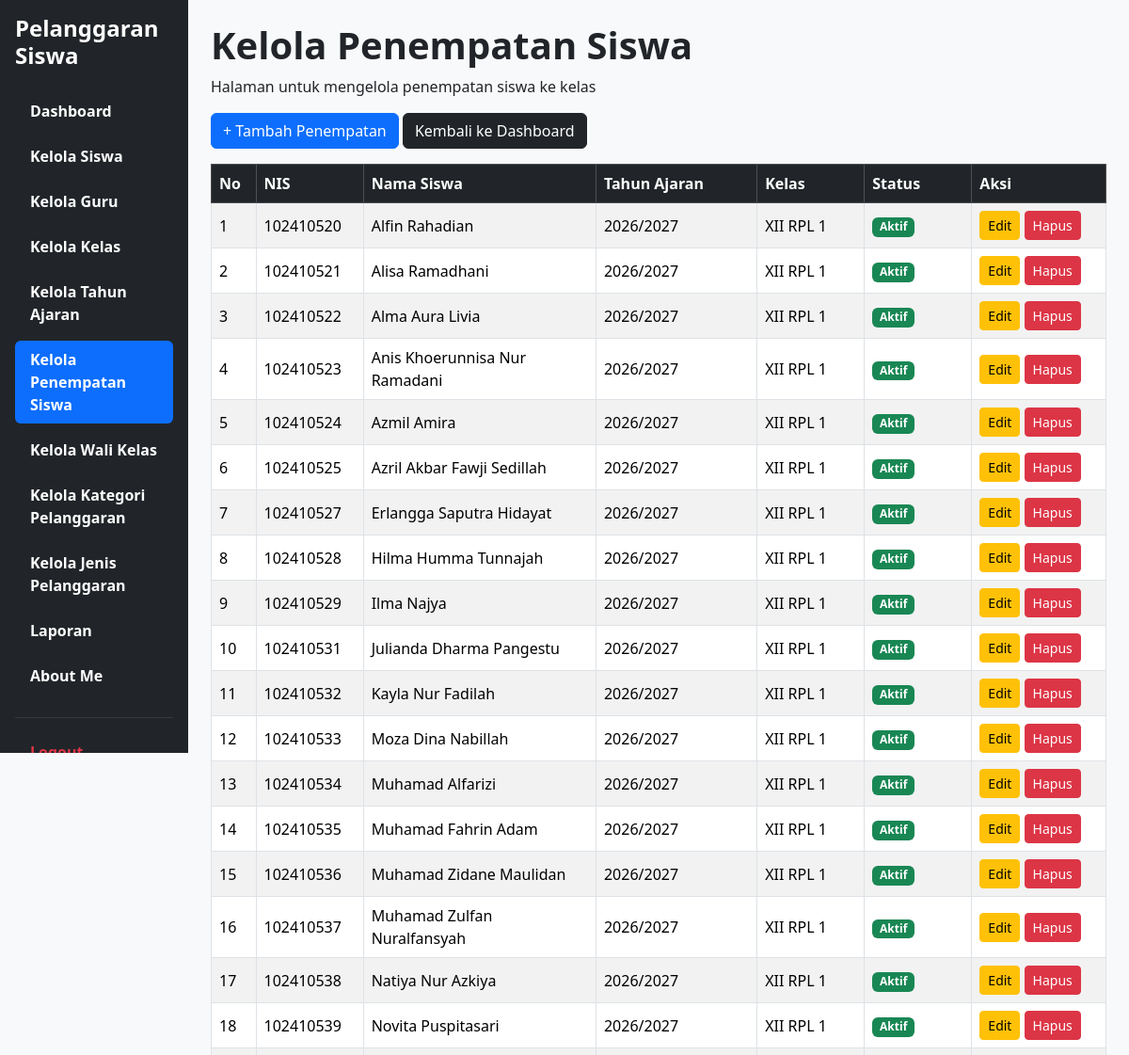
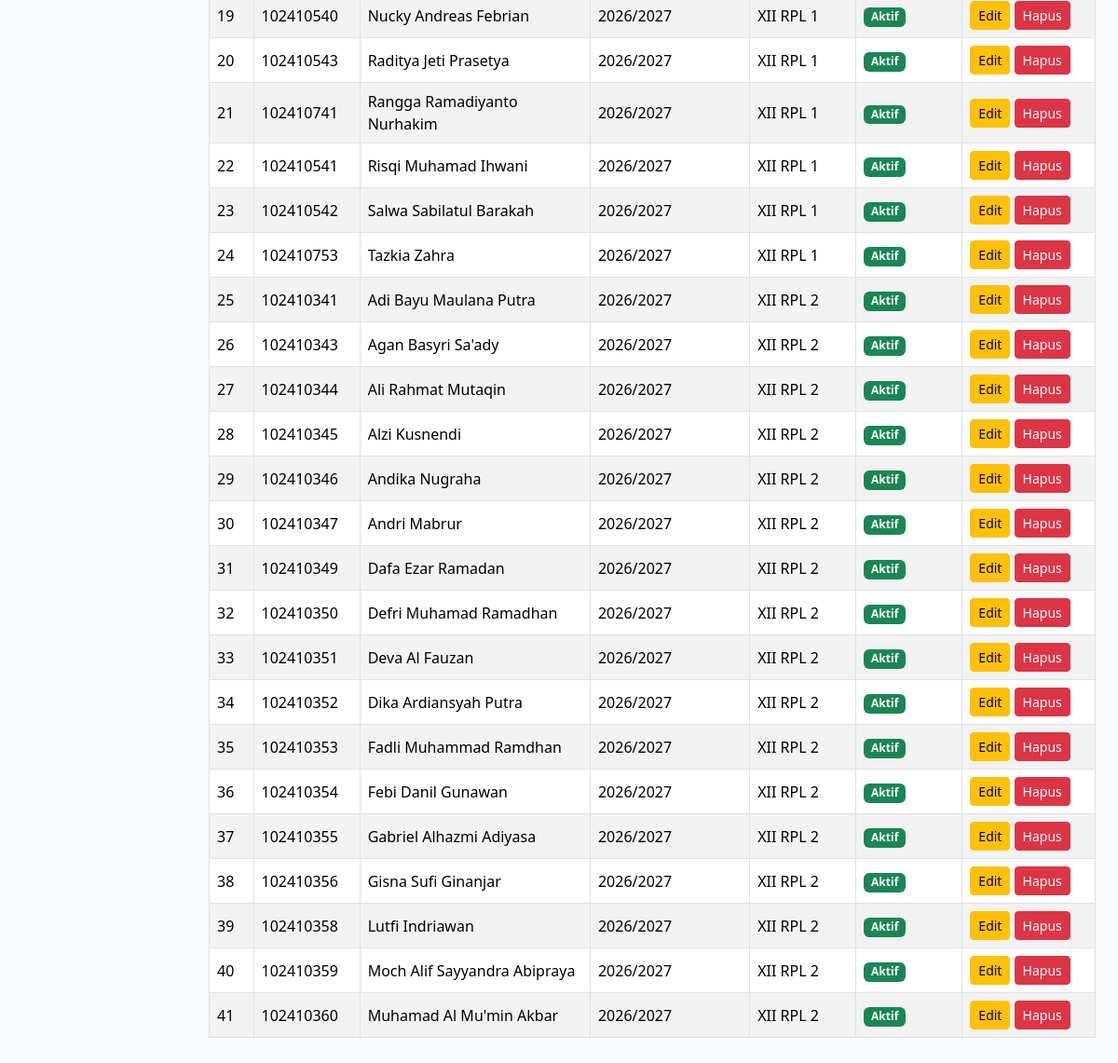
The page /Kelola_Penempatan_Siswa.php (signed in) on the database its author committed (2 pictures, top to bottom).
### tables this page shows
CREATE TABLE `t_kelas_siswa` (
  `id` int(11) NOT NULL,
  `siswa_id` int(11) DEFAULT NULL,
  `tahun_ajaran_id` int(11) DEFAULT NULL,
  `kelas_id` int(11) DEFAULT NULL,
  `tanggal_mulai` date NOT NULL,
  `tanggal_selesai` date NOT NULL,
  `status_aktif` tinyint(1) NOT NULL,
  `created_at` timestamp NOT NULL DEFAULT current_timestamp(),
  `updated_at` timestamp NOT NULL DEFAULT current_timestamp()
);

CREATE TABLE `t_siswa` (
  `id` int(11) NOT NULL,
  `nis` varchar(30) DEFAULT NULL,
  `nisn` varchar(20) NOT NULL,
  `nama` varchar(150) DEFAULT NULL,
  `jenis_kelamin` char(1) NOT NULL,
  `tanggal_lahir` date NOT NULL,
  `alamat` text NOT NULL,
  `status_aktif` tinyint(1) NOT NULL,
  `created_at` timestamp NOT NULL DEFAULT current_timestamp(),
  `updated_at` timestamp NOT NULL DEFAULT current_timestamp()
);

CREATE TABLE `t_tahun_ajaran` (
  `id` int(11) NOT NULL,
  `nama` varchar(20) DEFAULT NULL,
  `tanggal_mulai` date NOT NULL,
  `tanggal_selesai` date NOT NULL,
  `status_aktif` tinyint(1) NOT NULL,
  `created_at` timestamp NOT NULL DEFAULT current_timestamp(),
  `updated_at` timestamp NOT NULL DEFAULT current_timestamp()
);

CREATE TABLE `t_kelas` (
  `id` int(11) NOT NULL,
  `nama` varchar(100) DEFAULT NULL,
  `tingkat` varchar(20) NOT NULL,
  `jurusan` varchar(100) NOT NULL,
  `tahun_ajaran_id` int(11) DEFAULT NULL,
  `status_aktif` tinyint(1) NOT NULL,
  `created_at` timestamp NOT NULL DEFAULT current_timestamp(),
  `updated_at` timestamp NOT NULL DEFAULT current_timestamp()
);

### Kelola_Penempatan_Siswa.php (the view, shortened to what this page needs)
<?php
require_once __DIR__ . '/config/koneksi.php';
$data = mysqli_query(
    $koneksi,
    "SELECT
        ks.id,
        s.nis,
        s.nama AS nama_siswa,
        ta.nama AS tahun_ajaran,
        k.nama AS nama_kelas,
        s.status_aktif AS status_aktif
    FROM t_kelas_siswa ks
    INNER JOIN t_siswa s ON ks.siswa_id = s.id
    INNER JOIN t_tahun_ajaran ta ON ks.tahun_ajaran_id = ta.id
    INNER JOIN t_kelas k ON ks.kelas_id = k.id
    ORDER BY ks.id ASC"
);
?>
<!DOCTYPE html>
<html lang="id">
<head>
    <link href="https://cdn.jsdelivr.net/npm/bootstrap@5.3.8/dist/css/bootstrap.min.css" rel="stylesheet">
    <link rel="stylesheet" href="https://cdn.datatables.net/2.3.4/css/dataTables.bootstrap5.min.css">
</head>
<body class="bg-light">
<div class="container-fluid">
    <div class="row">
        <div class="col-md-3 col-lg-2 bg-dark min-vh-100 p-3 sticky-top" style="top: 0; height: 100vh; overflow-y: auto;">
            <h4 class="text-white fw-bold mb-4">
            Pelanggaran Siswa
            </h4>
            <ul class="nav nav-pills flex-column">
                <li class="nav-item mb-2">
                    <a href="dashboard.php" class="nav-link text-white">
                    <span class="fw-bold">Dashboard</span>
                    </a>
                </li>
                <li class="nav-item mb-2">
                    <a href="Kelola_Siswa.php" class="nav-link text-white">
                    <span class="fw-bold">Kelola Siswa</span>
                    </a>
                </li>
                <li class="nav-item mb-2">
                    <a href="Kelola_Guru.php" class="nav-link text-white">
                    <span class="fw-bold">Kelola Guru</span>
                    </a>
                </li>
                <li class="nav-item mb-2">
                    <a href="Kelola_Kelas.php" class="nav-link text-white">
                    <span class="fw-bold">Kelola Kelas</span>
                    </a>
                </li>
                <li class="nav-item mb-2">
                    <a href="Kelola_Tahun_Ajaran.php" class="nav-link text-white">
                    <span class="fw-bold">Kelola Tahun Ajaran</span>
                    </a>
                </li>
                <li class="nav-item mb-2">
                    <a href="Kelola_Penempatan_Siswa.php" class="nav-link active">
                    <span class="fw-bold">Kelola Penempatan Siswa</span>
                    </a>
                </li>
                <li class="nav-item mb-2">
                    <a href="Kelola_Wali_Kelas.php" class="nav-link text-white">
                    <span class="fw-bold">Kelola Wali Kelas</span>
                    </a>
                </li>
                <li class="nav-item mb-2">
                    <a href="Kelola_Kategori_Pelanggaran.php" class="nav-link text-white">
                    <span class="fw-bold">Kelola Kategori Pelanggaran</span>
                    </a>
                </li>
                <li class="nav-item mb-2">
                    <a href="Kelola_Jenis_Pelanggaran.php" class="nav-link text-white">
                    <span class="fw-bold">Kelola Jenis Pelanggaran</span>
                    </a>
                </li>
                <li class="nav-item mb-2">
                    <a href="Laporan.php" class="nav-link text-white">
                    <span class="fw-bold">Laporan</span>
                    </a>
                </li>
                <li class="nav-item mb-2">
                    <a href="about_me.php" class="nav-link text-white">
                    <span class="fw-bold">About Me</span>
                    </a>
                </li>
                <hr class="text-secondary">
                <li class="nav-item">
                    <a href="logout.php" class="nav-link text-danger">
                    <span class="fw-bold">Logout</span>
                    </a>
                </li>
            </ul>
        </div>
        <main class="col-md-9 col-lg-10 p-4">
            <h1><strong>Kelola Penempatan Siswa</strong></h1>
            <p>Halaman untuk mengelola penempatan siswa ke kelas</p>
            <div class="mb-3">
                <a href="Tambah_Penempatan_Siswa.php" class="btn btn-primary">
                    + Tambah Penempatan
                </a>
                <a href="dashboard.php" class="btn btn-dark">
                     Kembali ke Dashboard
                </a>
            </div>
            <div class="table-responsive">
                <table id="tabelPenempatan" class="table table-hover table-striped table-bordered align-middle">
                    <thead class="table-dark">
                        <tr>
                            <th width="5%">No</th>
                            <th width="12%">NIS</th>
                            <th>Nama Siswa</th>
                            <th width="18%">Tahun Ajaran</th>
                            <th width="12%">Kelas</th>
                            <th width="12%">Status</th>
                            <th width="15%">Aksi</th>
                        </tr>
                    </thead>
                    <tbody>
                        <?php if ($data && mysqli_num_rows($data) > 0): ?>
                            <?php $no = 1; ?>
                            <?php while ($d = mysqli_fetch_assoc($data)): ?>
                                <tr>
                                    <td><?= $no++ ?></td>
                                    <td><?= htmlspecialchars($d['nis']) ?></td>
                                    <td><?= htmlspecialchars($d['nama_siswa']) ?></td>
                                    <td><?= htmlspecialchars($d['tahun_ajaran']) ?></td>
                                    <td><?= htmlspecialchars($d['nama_kelas']) ?></td>
                                    <td>
                                        <?php if ((int)$d['status_aktif'] === 1): ?>
                                            <span class="badge bg-success">Aktif</span>
                                        <?php else: ?>
                                            <span class="badge bg-secondary">Tidak Aktif</span>
                                        <?php endif; ?>
                                    </td>
                                    <td>
                                        <a href="edit_penempatan_Siswa.php?id=<?= (int)$d['id'] ?>" class="btn btn-warning btn-sm">Edit</a>
                                        <a href="hapus_penempatan_Siswa.php?id=<?= (int)$d['id'] ?>" class="btn btn-danger btn-sm" onclick="return confirm('Yakin ingin menghapus data ini?')">Hapus</a>
                                    </td>
                                </tr>
                            <?php endwhile; ?>
                        <?php endif; ?>
                    </tbody>
                </table>
            </div>
        </main>
    </div>
</div>
</body>
</html>

### rows shown on the page
t_kelas_siswa: siswa.nis "102410520", siswa.nama "Alfin Rahadian", tahun_ajaran.nama "2026/2027", kelas.nama "XII RPL 1"
t_kelas_siswa: siswa.nis "102410521", siswa.nama "Alisa Ramadhani", tahun_ajaran.nama "2026/2027", kelas.nama "XII RPL 1"
t_kelas_siswa: siswa.nis "102410522", siswa.nama "Alma Aura Livia", tahun_ajaran.nama "2026/2027", kelas.nama "XII RPL 1"
t_kelas_siswa: siswa.nis "102410523", siswa.nama "Anis Khoerunnisa Nur Ramadani", tahun_ajaran.nama "2026/2027", kelas.nama "XII RPL 1"
t_kelas_siswa: siswa.nis "102410524", siswa.nama "Azmil Amira", tahun_ajaran.nama "2026/2027", kelas.nama "XII RPL 1"
t_kelas_siswa: siswa.nis "102410525", siswa.nama "Azril Akbar Fawji Sedillah", tahun_ajaran.nama "2026/2027", kelas.nama "XII RPL 1"
t_kelas_siswa: siswa.nis "102410527", siswa.nama "Erlangga Saputra Hidayat", tahun_ajaran.nama "2026/2027", kelas.nama "XII RPL 1"
t_kelas_siswa: siswa.nis "102410528", siswa.nama "Hilma Humma Tunnajah", tahun_ajaran.nama "2026/2027", kelas.nama "XII RPL 1"
t_kelas_siswa: siswa.nis "102410529", siswa.nama "Ilma Najya", tahun_ajaran.nama "2026/2027", kelas.nama "XII RPL 1"
t_kelas_siswa: siswa.nis "102410531", siswa.nama "Julianda Dharma Pangestu", tahun_ajaran.nama "2026/2027", kelas.nama "XII RPL 1"
t_kelas_siswa: siswa.nis "102410532", siswa.nama "Kayla Nur Fadilah", tahun_ajaran.nama "2026/2027", kelas.nama "XII RPL 1"
t_kelas_siswa: siswa.nis "102410533", siswa.nama "Moza Dina Nabillah", tahun_ajaran.nama "2026/2027", kelas.nama "XII RPL 1"
t_kelas_siswa: siswa.nis "102410534", siswa.nama "Muhamad Alfarizi", tahun_ajaran.nama "2026/2027", kelas.nama "XII RPL 1"
t_kelas_siswa: siswa.nis "102410535", siswa.nama "Muhamad Fahrin Adam", tahun_ajaran.nama "2026/2027", kelas.nama "XII RPL 1"
t_kelas_siswa: siswa.nis "102410536", siswa.nama "Muhamad Zidane Maulidan", tahun_ajaran.nama "2026/2027", kelas.nama "XII RPL 1"
t_kelas_siswa: siswa.nis "102410537", siswa.nama "Muhamad Zulfan Nuralfansyah", tahun_ajaran.nama "2026/2027", kelas.nama "XII RPL 1"
t_kelas_siswa: siswa.nis "102410538", siswa.nama "Natiya Nur Azkiya", tahun_ajaran.nama "2026/2027", kelas.nama "XII RPL 1"
t_kelas_siswa: siswa.nis "102410539", siswa.nama "Novita Puspitasari", tahun_ajaran.nama "2026/2027", kelas.nama "XII RPL 1"
t_kelas_siswa: siswa.nis "102410540", siswa.nama "Nucky Andreas Febrian", tahun_ajaran.nama "2026/2027", kelas.nama "XII RPL 1"
t_kelas_siswa: siswa.nis "102410543", siswa.nama "Raditya Jeti Prasetya", tahun_ajaran.nama "2026/2027", kelas.nama "XII RPL 1"
t_kelas_siswa: siswa.nis "102410741", siswa.nama "Rangga Ramadiyanto Nurhakim", tahun_ajaran.nama "2026/2027", kelas.nama "XII RPL 1"
t_kelas_siswa: siswa.nis "102410541", siswa.nama "Risqi Muhamad Ihwani", tahun_ajaran.nama "2026/2027", kelas.nama "XII RPL 1"
t_kelas_siswa: siswa.nis "102410542", siswa.nama "Salwa Sabilatul Barakah", tahun_ajaran.nama "2026/2027", kelas.nama "XII RPL 1"
t_kelas_siswa: siswa.nis "102410753", siswa.nama "Tazkia Zahra", tahun_ajaran.nama "2026/2027", kelas.nama "XII RPL 1"
t_kelas_siswa: siswa.nis "102410341", siswa.nama "Adi Bayu Maulana Putra", tahun_ajaran.nama "2026/2027", kelas.nama "XII RPL 2"
t_kelas_siswa: siswa.nis "102410343", siswa.nama "Agan Basyri Sa'ady", tahun_ajaran.nama "2026/2027", kelas.nama "XII RPL 2"
t_kelas_siswa: siswa.nis "102410344", siswa.nama "Ali Rahmat Mutaqin", tahun_ajaran.nama "2026/2027", kelas.nama "XII RPL 2"
t_kelas_siswa: siswa.nis "102410345", siswa.nama "Alzi Kusnendi", tahun_ajaran.nama "2026/2027", kelas.nama "XII RPL 2"
t_kelas_siswa: siswa.nis "102410346", siswa.nama "Andika Nugraha", tahun_ajaran.nama "2026/2027", kelas.nama "XII RPL 2"
t_kelas_siswa: siswa.nis "102410347", siswa.nama "Andri Mabrur", tahun_ajaran.nama "2026/2027", kelas.nama "XII RPL 2"
t_kelas_siswa: siswa.nis "102410349", siswa.nama "Dafa Ezar Ramadan", tahun_ajaran.nama "2026/2027", kelas.nama "XII RPL 2"
t_kelas_siswa: siswa.nis "102410350", siswa.nama "Defri Muhamad Ramadhan", tahun_ajaran.nama "2026/2027", kelas.nama "XII RPL 2"
t_kelas_siswa: siswa.nis "102410351", siswa.nama "Deva Al Fauzan", tahun_ajaran.nama "2026/2027", kelas.nama "XII RPL 2"
t_kelas_siswa: siswa.nis "102410352", siswa.nama "Dika Ardiansyah Putra", tahun_ajaran.nama "2026/2027", kelas.nama "XII RPL 2"
t_kelas_siswa: siswa.nis "102410353", siswa.nama "Fadli Muhammad Ramdhan", tahun_ajaran.nama "2026/2027", kelas.nama "XII RPL 2"
t_kelas_siswa: siswa.nis "102410354", siswa.nama "Febi Danil Gunawan", tahun_ajaran.nama "2026/2027", kelas.nama "XII RPL 2"
t_kelas_siswa: siswa.nis "102410355", siswa.nama "Gabriel Alhazmi Adiyasa", tahun_ajaran.nama "2026/2027", kelas.nama "XII RPL 2"
t_kelas_siswa: siswa.nis "102410356", siswa.nama "Gisna Sufi Ginanjar", tahun_ajaran.nama "2026/2027", kelas.nama "XII RPL 2"
t_kelas_siswa: siswa.nis "102410358", siswa.nama "Lutfi Indriawan", tahun_ajaran.nama "2026/2027", kelas.nama "XII RPL 2"
t_kelas_siswa: siswa.nis "102410359", siswa.nama "Moch Alif Sayyandra Abipraya", tahun_ajaran.nama "2026/2027", kelas.nama "XII RPL 2"
t_kelas_siswa: siswa.nis "102410360", siswa.nama "Muhamad Al Mu'min Akbar", tahun_ajaran.nama "2026/2027", kelas.nama "XII RPL 2"
